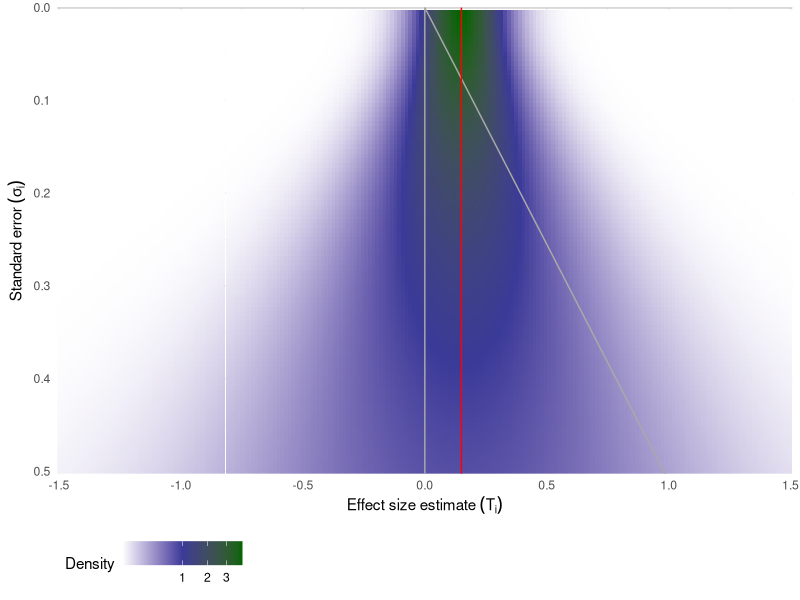

The R source for this figure:
## ---- chunk 1
#| fig-width: 8
#| fig-height: 5
#| out-width: 90%

library(tidyverse)
mu <- 0.15
tau <- 0.10

dat <- 
  expand_grid(
    t = seq(-1.5, 1.5, length.out = 201),
    se = seq(0.005, 0.500, 0.005)
  ) %>%
  mutate(
    eta = sqrt(tau^2 + se^2),
    dt = dnorm(t, mean = mu, sd = eta)
  )

ggplot(dat, aes(t, se, fill = dt)) + 
  geom_tile() + 
  geom_hline(yintercept = 0, color = "darkgrey") + 
  geom_vline(xintercept = 0, color = "darkgrey") + 
  geom_abline(intercept = 0, slope = -1 / qnorm(0.975), color = "darkgrey") + 
  geom_vline(xintercept = mu, color = "red") + 
  scale_fill_gradient2(
    transform = "sqrt", 
    low = "white",
    mid = scales::muted("blue"),
    high = "darkgreen",
    midpoint = 1
  ) + 
  scale_y_reverse() + 
  coord_cartesian(expand = FALSE) + 
  theme_minimal() + 
  theme(legend.position = "bottom", legend.justification.bottom = "left") + 
  labs(
    x = expression(Effect~size~estimate~(T[i])),
    y = expression(Standard~error~(sigma[i])),
    fill = "Density"
  )
